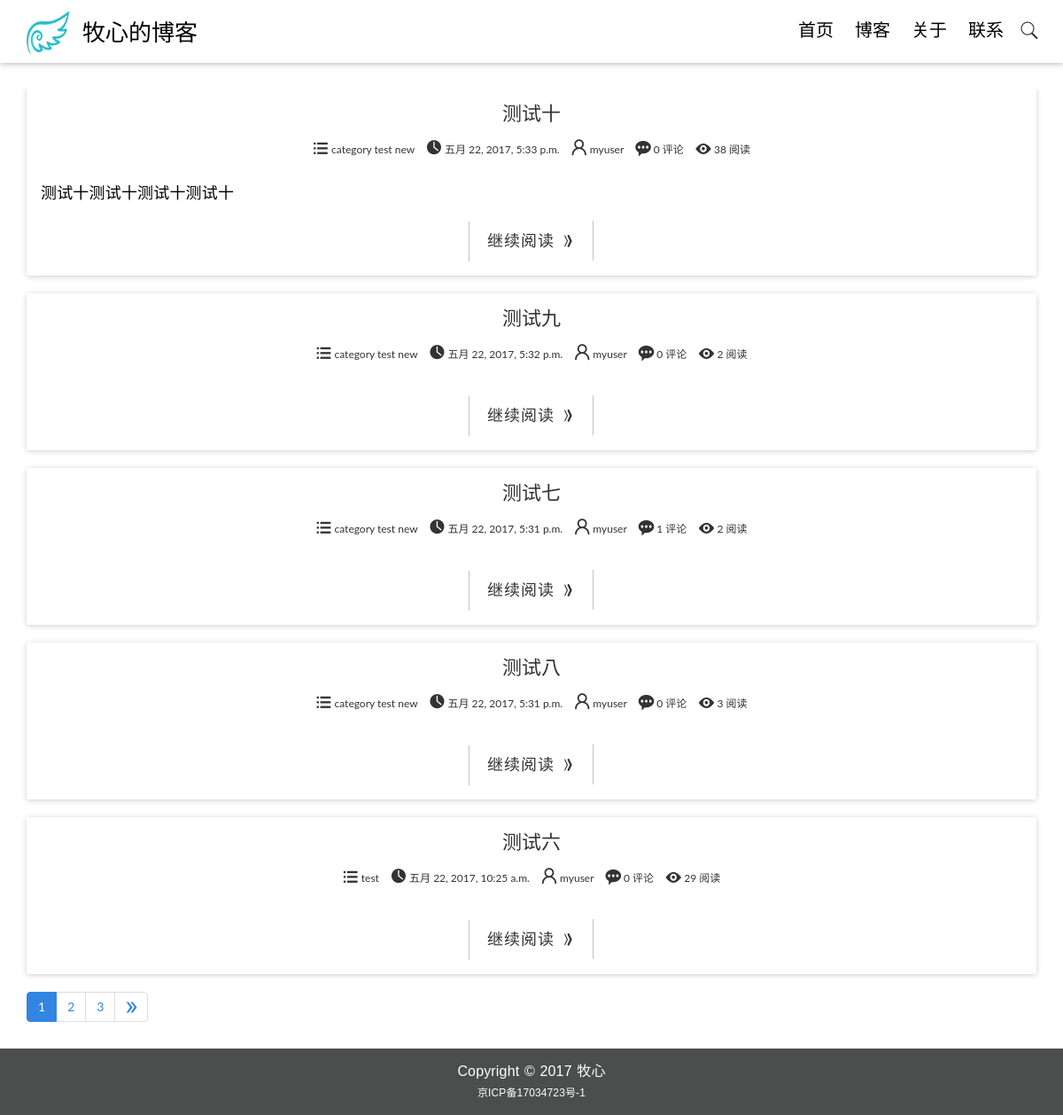
The page /full_blog on the database as committed earlier.
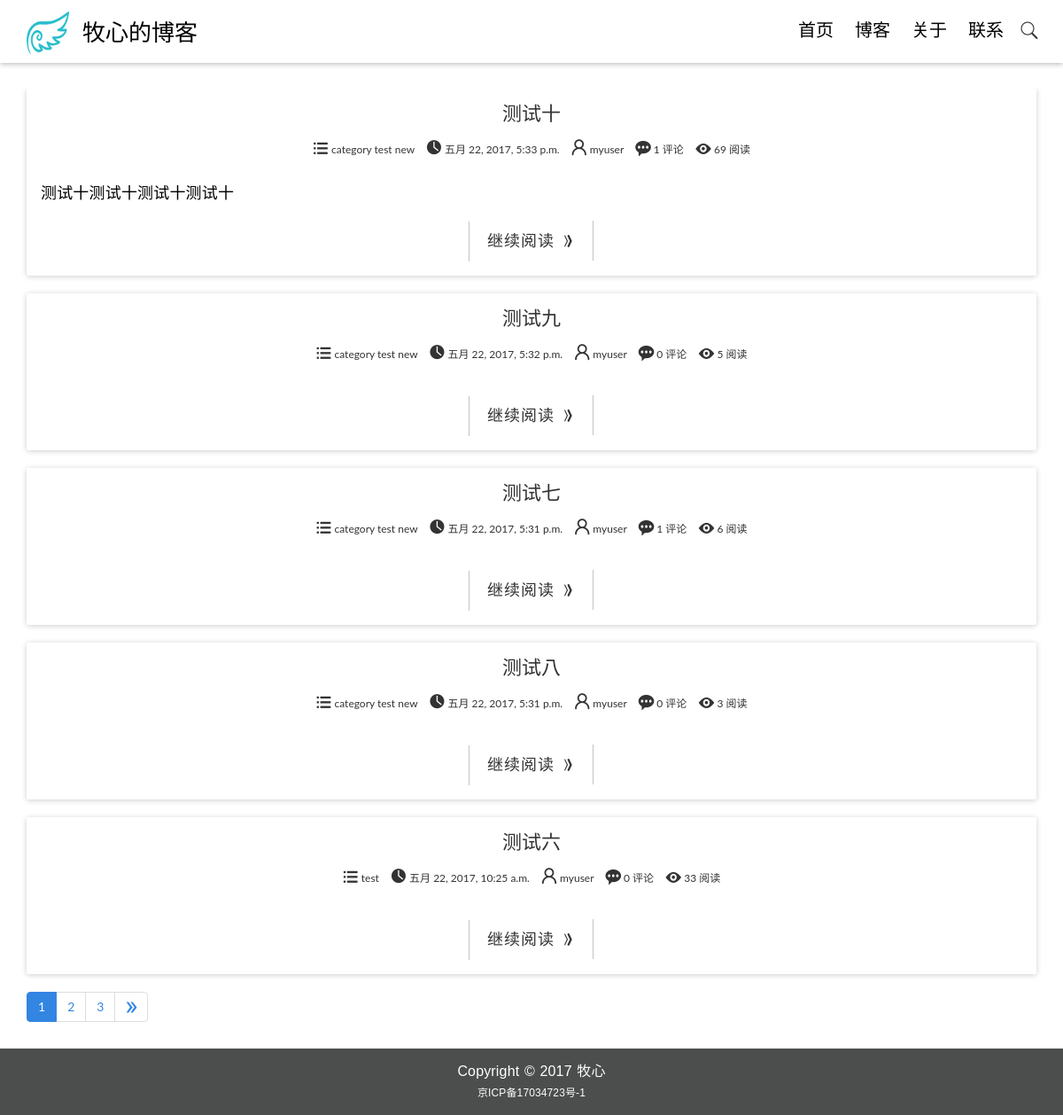
The same page on the database as committed later.
### blog/models.py (models this page shows, shortened)
@python_2_unicode_compatible
class Post(models.Model):
    title = models.CharField(max_length=70)
    body = models.TextField()
    created_time = models.DateTimeField()
    modified_time = models.DateTimeField()
    excerpt = models.CharField(max_length=200,blank=True)
    category = models.ForeignKey(Category)
    tags = models.ManyToManyField(Tag, blank=True)
    author = models.ForeignKey(User)
    views = models.PositiveIntegerField(default=0)
    def get_absolute_url(self):
        return reverse('blog:detail', kwargs={'pk': self.pk})
    class Meta:
        ordering = ['-created_time']

@python_2_unicode_compatible
class Category(models.Model):
    name = models.CharField(max_length=100)

### blog/views.py (the view)
# urls.py: url(r'^full_blog$', views.full_blog, name='full_blog'),
def full_blog(request):
    post_list = Post.objects.all().order_by('-created_time')
    paginator = Paginator(post_list, 5)
    page = request.GET.get('page')
    try:
        post_list = paginator.page(page)
    except PageNotAnInteger:
        post_list = paginator.page(1)
    except EmptyPage:
        post_list = paginator.page(paginator.num_pages)
    return render(request, 'blog/full-blog.html', context={'post_list': post_list})

### blog/templatetags/page_tags.py (called while the page is built)
@register.simple_tag
def circle_page(curr_page, loop_page):
    offset = abs(curr_page - loop_page)
    if offset < 3:
        if curr_page == loop_page:
            page_ele = '<li class="active"><a href="?page=%s">%s</a></li>'%(loop_page, loop_page)
        else:
            page_ele = '<li><a href="?page=%s">%s</a></li>'%(loop_page, loop_page)
        return format_html(page_ele)
    else:
        return ''

### templates/blog/full-blog.html (shortened to what the changed rows need)
{% load staticfiles %}
{% load page_tags %}
<!DOCTYPE html>
<html id="wrapper">
	<head>
        <link rel="stylesheet" href="{% static 'css/bootstrap.min.css' %}">
        <link rel="stylesheet" href="{% static 'css/iconfont.css' %}">
        <link rel="stylesheet" href="{% static 'css/pace.css' %}">
        <link rel="stylesheet" href="{% static 'css/custom.css' %}">
	</head>
	<body>
        <header class="site-header">
            <div class="container fadeInUp animated" data-wow-duration="0.5s" data-wow-delay="0.2s">
                <div class="row">
                    <div class="col-md-4 col-sm-5 col-xs-8">
                        <div class="logo">
                            <h1><a href="{% url 'blog:index' %}"><img src="{% static 'img/icons/logo.png' %}"/><span>牧心的博客</span></a></h1>
                        </div>
                    </div>
                </div>
            </div>
        </header>
         <div class="content-body">
            <div class="container">
                <div class="row">
                    <main class="col-md-12 fadeInLeft animated" >
                        {% block main %}
                            {% for post in post_list %}
                                <article class="post post-{{ post.pk }}">
                                    <header class="entry-header">
                                        <h1 class="entry-title">{{ post.title }}</h1>
                                       <div class="entry-meta">
                                          <span class="post-category">
                                              <i class="iconfont icon-fenlei"></i>
                                              <a href="#">{{ post.category.name }}</a>
                                          </span>
                                          <span class="post-date">
                                              <i class="iconfont icon-shijian"></i>
                                              <a href="#">
                                                  <time class="entry-date" datetime="{{ post.created_time }}">{{ post.created_time }}</time>
                                              </a>
                                          </span>
                                          <span class="post-author">
                                              <i class="iconfont icon-zuozhe"></i>
                                              <a href="#">{{ post.author }}</a>
                                          </span>
                                          <span class="comments-link">
                                              <i class="iconfont icon-pinglun"></i>
                                              <a href="#">{{ post.comment_set.count }} 评论</a>
                                          </span>
                                          <span class="views-count">
                                              <i class="iconfont icon-yuedu"></i>
                                              <a href="#">{{ post.views }} 阅读</a>
                                          </span>
                                       </div>
                                    </header>
                                    <div class="entry-content clearfix">
                                        <p>{{ post.excerpt }}</p>
                                        <div class="read-more cl-effect-14">
                                            <a href="{{ post.get_absolute_url }}" class="more-link">继续阅读 <i class="iconfont icon-6icon"></i></a>
                                        </div>
                                    </div>
                                </article>
                            {% empty %}
                                <div class="no-post">暂时还没有发布的文章！</div>
                            {% endfor %}
                        {% endblock main %}
                    </main>
                </div>
            </div>
        </div>
	</body>
</html>

Rows that differ between the two databases and show on the page:
changed Post "测试十": comment_set.count "0" → "1"; views "38" → "69"
changed Post "测试九": views "2" → "5"
changed Post "测试七": views "2" → "6"
changed Post "测试六": views "29" → "33"
